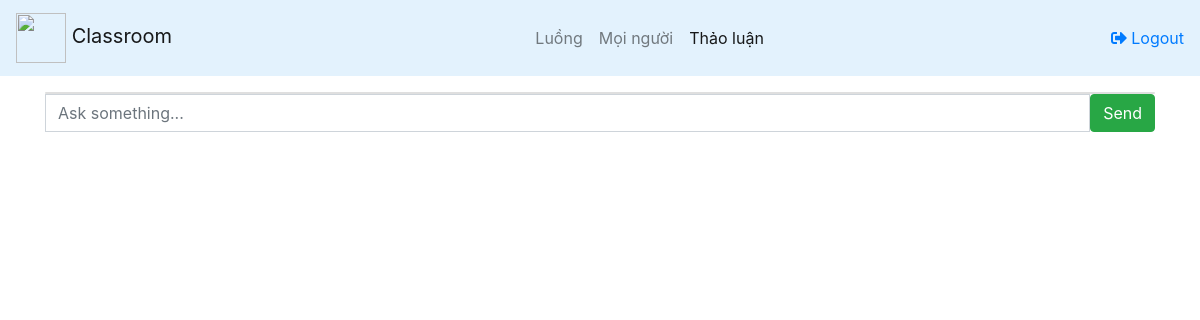
The page /app/view/discuss.php on the database as committed earlier.
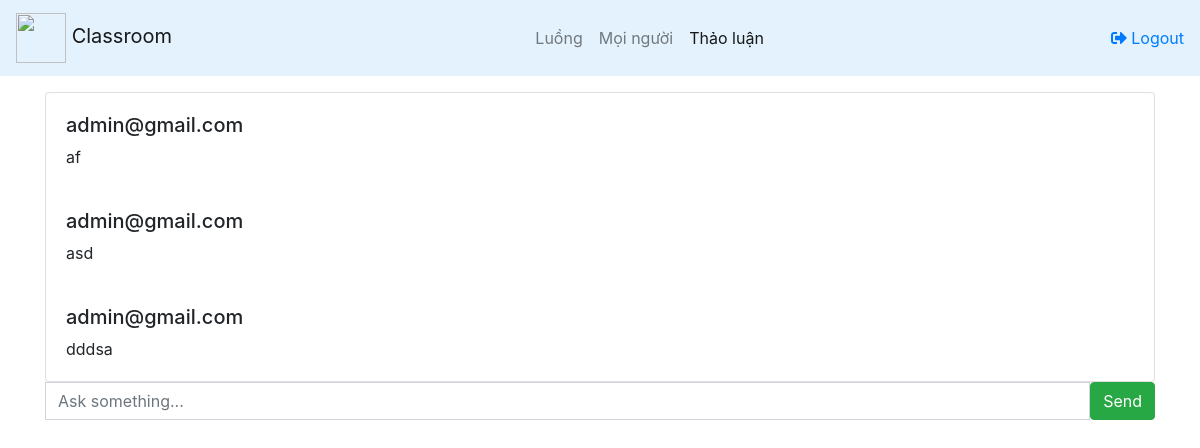
The same page on the database as committed later.
### tables this page shows
CREATE TABLE `discuss` (
  `email` varchar(50) NOT NULL,
  `content` varchar(50) NOT NULL
);

### app/view/discuss.php (the view, shortened to what this page needs)
<?php
require_once('../base/db.php');
?>
<!DOCTYPE html>
<html lang="en">
<head>
    <link rel="stylesheet" href="https://maxcdn.bootstrapcdn.com/bootstrap/4.0.0/css/bootstrap.min.css"
>
    <link href="../fontawesome/css/all.css" rel="stylesheet">
    <link href="../fontawesome/css/fontawesome.css" rel="stylesheet">
    <link rel="stylesheet" href="https://use.fontawesome.com/releases/v5.3.1/css/all.css"
 />
</head>
<body>
<nav class="navbar navbar-expand-lg navbar-light" style="background-color: #e3f2fd;">
    <a class="navbar-brand" href="#">
        <img src="https://img.icons8.com/plasticine/2x/google-classroom.png" width="50" height="50"
             class="d-inline-block " alt="">
        Classroom
    </a>
    <div class="collapse navbar-collapse justify-content-md-center" id="navbarsExample08">
        <ul class="navbar-nav">
            <li class="nav-item ">
                <a class="nav-link" href="intoClass.php">Luồng</a>
            </li>
            <li class="nav-item ">
                <a class="nav-link" href="people.php">Mọi người</a>
            </li>
            <li class="nav-item active">
                <a class="nav-link" href="discuss.php">Thảo luận</a>
            </li>
        </ul>
    </div>
    <ul class="nav navbar-nav navbar-right">
        <li><a href="#"><span class="fas fa-sign-out-alt"></span>  Logout</a></li>
    </ul>
</nav>
<?php
    $content = '';
?>
<div class="container mt-3">
    <div class="screen">
        <div class="card">
            <?php
            $sql_discuss= "SELECT * FROM discuss ";
            $result = $conn->query($sql_discuss);
            while ($post=$result->fetch_assoc()) {
                ?>
                <div class="card-body">
                    <h5 class="card-text"><?= $post['email'] ?></h5>
                    <p class="card-text"><?= $post['content'] ?></p>
                </div>
            <?php
            }
            ?>
        </div>
    </div>
    <div class="discuss">
        <form method="post" novalidate enctype="multipart/form-data">
            <div class="form-group">
                <div class="input-group">
                    <input type="text" id="content" name="content" value="<?=$content?>" class="form-control" placeholder="Ask something...">
                    <button type="submit" class="btn btn-success">Send</button>
                </div>
            </div>
        </form>
    </div>
</div>
</body>

Rows that differ between the two databases and show on the page:
added discuss: email "admin@gmail.com", content "af"
added discuss: email "admin@gmail.com", content "asd"
added discuss: email "admin@gmail.com", content "dddsa"
